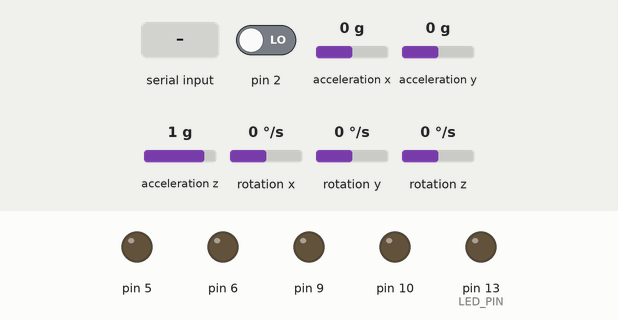
A sketch run on a simulated Arduino Uno, built with avr-gcc and run on an emulated ATmega328P. Shown: output pins drawn as LEDs (lit = HIGH). The test bench sets the inputs (shaded band); at power-on: rotation z 0 °/s, pin 2 LOW, acceleration x 0 g, acceleration y 0 g, acceleration z 1 g, rotation x 0 °/s, rotation y 0 °/s. The sensor or clock chip raises its interrupt line as the real part does; what the sketch prints to the serial monitor is not drawn.

Above: at 0.6 s.
At 17.7 s:
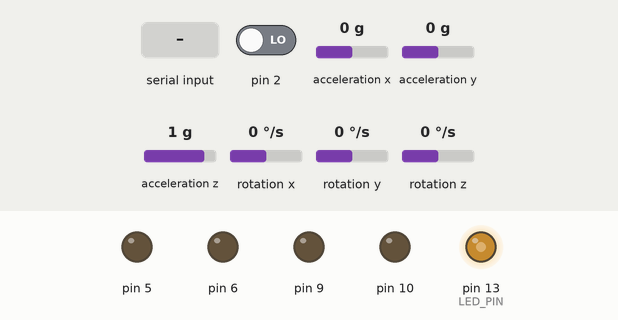
17.8 s: rotation z set to -192 °/s
20.8 s: byte 119 ('w') received over Serial
At 23.34 s:
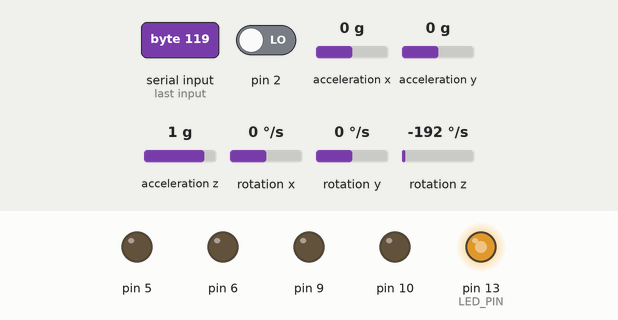
23.8 s: "w\n" received over Serial
26.8 s: byte 97 ('a') received over Serial
Timing chart, 0 to 30.8 s (numbered marks = the images above; inputs shaded):
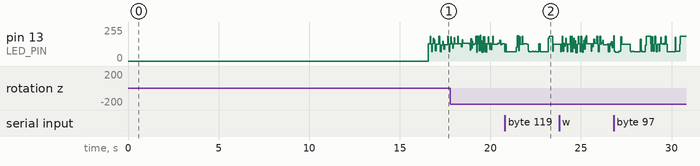

The sketch:

beagleBoxMainTesteGiro.ino
```cpp
/*
  Controle BeagleBox
  Funcionalidades:
  #Ultrassom
  #Encoder
  #PWM
  #Acelerometro/Giroscopio (Bussola)
  Pinagem Arduino:
  A0 ----> Analogico Encoder Esquerda
  A1 ----> Analogico Encoder Direita
  A2 ---->
  A3 ---->
  A4 ----> SCA MPU6050
  A5 ----> SCL MPU6050
  A6 ---->
  A7 ---->
  D00 ---> TX
  D01 ---> RX
  D02 ---> Interrupção do MPU6050
  D03 ---> Interrupção do EncoderEsquerda
  D04 ---> Ultrassom Esquerda
  D05 ---> Motor Dianteiro Esquerda
  D06 ---> Motor Traseiro Esquerda
  D07 ---> Ultrassom Direita
  D08 --->
  D09 ---> Motor Dianteiro Direita
  D10 ---> Motor Traseiro Direita
  D11 ---> Encoder Direita
  D12 ---> Ultrassom Centro
  D13 --->
*/
//===========================================================================
//Bibliotecas
//===========================================================================

//BUSSOLA
#include "I2Cdev.h"
#include "MPU6050_6Axis_MotionApps20.h"
#if I2CDEV_IMPLEMENTATION == I2CDEV_ARDUINO_WIRE
#include "Wire.h"
#endif

//===========================================================================
//Constantes
//===========================================================================

#define LED_PIN 13
#define intervaloCalibracao 16000

//===========================================================================
//Variaveis
//===========================================================================

int dadoSerial = 'i';
//inidicação de atividade
bool blinkState = false;

float bussola = 0;

char orientacao = 'I';

//INTERVALOS DE LEITURA DOS SINAIS
const unsigned long orientacaoIntervalo = 10;
const unsigned long serialIntervalo = 200;

//TIMERS PARA REPETIR A LEITURA DO SINAL
unsigned long orientacaoTimer;
unsigned long serialTimer;


//===========================================================================
//Funções
//===========================================================================

/*Algoritmo
  wavefront                 ALGORITMO DE RESOLUÇÃO DO MAPA
*/
/*Bussola
  orientacao                LOOP DA BUSSOLA QUE INFORMA A ORIENTACAO DO ROBO
*/
/*Encoder
  distanciaPercorrida       DISTANCIA QUE O ROBO ANDOU EM (cm)
*/
/*PWM
  movimento                 CONTROLE DE ACIONAMENTO DOS MOTORES
  velocidade                CONTROLE DE VELOCIDADE
  controle                  AÇÃO DO ROBO
*/
/*Ultrassom
  leituraUltrassom
*/

//===========================================================================
//Rotina de Leitura dos Sensores
//===========================================================================

void leituraSensores(){
  if ((millis() - orientacaoTimer) >= orientacaoIntervalo) {
    leituraOrientacao();
    rosaDosVentos();
  }//fim da leitura

}

//===========================================================================
//Serial Debug
//===========================================================================

void serialDebug() {
  Serial.print(bussola);
  Serial.print("\t");
  Serial.println(orientacao);

  serialTimer = millis();
}

//===========================================================================
//Setup
//===========================================================================

void setup() {

  //SERIAL
  Serial.begin(115200); // Comunicação com a Rasp
  //INICIALIZAÇÃO DOS SENSORES
  Serial.println("  ");
  Serial.println("Inicializando Sensores...");
  setupBussola();
  Serial.println("\tBussola Inicializado.");
  setupPWMControl();
  Serial.println("\tPWMControl Inicializado.");


  //LED de indicação de atividade
  pinMode(LED_PIN, OUTPUT);

  //intervalo de calibração dos sensores
  Serial.println("Calibrando Sensores...");
  while (millis() < intervaloCalibracao) {};
  Serial.println("\tPRONTO!");
  leituraOrientacao();
  delay(500);
  leituraOrientacao();

  //tempo que foi chamado
  orientacaoTimer = millis();
  serialTimer = millis();

}

//===========================================================================
//Loop
//===========================================================================

void loop() {

  leituraSensores();

  if(dadoSerial == 'w'){
    Serial.print("w ");
    girar('ESQUERDA','L');}
  else if(dadoSerial == 'a'){
    Serial.print("a ");
    girar('ESQUERDA','S');}
  else if(dadoSerial == 'x'){
    Serial.print("x ");
    girar('ESQUERDA','O');}
  else if(dadoSerial == 'd'){
    Serial.print("d ");
    girar('ESQUERDA','N');}
  else if(dadoSerial == 't'){
    Serial.print("t ");
    girar('DIREITA','O');}
  else if(dadoSerial == 'f'){
    Serial.print("f ");
    girar('DIREITA','S');}
  else if(dadoSerial == 'b'){
    Serial.print("b ");
    girar('DIREITA','L');}
  else if(dadoSerial == 'h'){
    Serial.print("h ");
    girar('DIREITA','N');}
  else if(dadoSerial == 'o'){
    Serial.print("o ");
    girar('MEIAVOLTA','O');}
  else if(dadoSerial == 'p'){
    Serial.print("p ");
    girar('MEIAVOLTA','L');}

  controle('s');

  // if ((millis() - serialTimer) >= serialIntervalo) {
   serialDebug();
  // }//fim da leitura


  //LED para indicar atividade
  blinkState = !blinkState;
  digitalWrite(LED_PIN, blinkState);
}

void serialEvent() {
  while (Serial.available()) {
    dadoSerial = Serial.read();
  }
}
```

mainAlgoritmoTesteGiro.ino
```cpp
// //===========================================================================
// //Constantes
// //===========================================================================

// #define linhas 8
// #define colunas 8
// //===========================================================================
// //Variaveis
// //===========================================================================
// int numeroDaRota;

// int mapa[linhas][colunas] = {{0, 0, 0, 0, 0, 0, 0},
//   {0, 5, 4, 3, 2, 1, 0},
//   {0, 6, 5, 4, 3, 2, 0},
//   {0, 0, 6, 5, 4, 3, 0},
//   {0, 8, 7, 0, 0, 0, 0},
//   {0, 9, 8, 0, 0, 0, 0},
//   {0, 255, 9, 0, 0, 0, 0},
//   {0, 0, 0, 0, 0, 0, 0}
// };

// //===========================================================================
// //Funções
// //===========================================================================
void rosaDosVentos() {
  if (bussola > -1 && bussola < 1) {
    orientacao = 'N';
  }
  else if (bussola > 89 && bussola < 91) {
    orientacao = 'L';
  }
  else if ((bussola > 179 && bussola < 180) || (bussola < -179 && bussola > -180)) {
    orientacao = 'S';
  }
  else if (bussola < -89 && bussola > -91) {
    orientacao = 'O';
  }
  else {
    orientacao = 'Z';
  }
}

// void calculoNumeroDaRota () {
//   for (int i = 0; i < linhas; i++) {
//     for (int j = 0; j < colunas; j++) {
//       if (mapa[i][j] > numeroDaRota && mapa[i][j] != 255) numeroDaRota = mapa[i][j];
//     }
//   }
// }

// void posicaoRobo() {
//   for (int i = 0; i < linhas; i++) {
//     for (int j = 0; j < colunas; j++) {
//       if (mapa[i][j] == 255) {
//         roboI = i;
//         roboJ = j;
//         break;
//       }
//     }
//   }
// }

// void wavefront() {
//   if (numeroDaRota < 1){
//     controle('s');
//     // Serial.print("Cheguei ao destino.");
//     while(1);
//   }
//   else {
//     rosaDosVentos();
//     switch (orientacao) {
//       case 'N':
//         if (mapa[roboI - 1][roboJ] == numeroDaRota ) {
//           // Serial.print("In: wavefront N frente  \t");
//           moverParaFrente();
//         }
//         else if (mapa[roboI][roboJ + 1] == numeroDaRota) {
//           // Serial.print("In: wavefront N girar D  \t");
//           girar('D');
//         }
//         else if (mapa[roboI][roboJ - 1] == numeroDaRota) {
//           girar('E');
//         }
//         else if (mapa[roboI + 1][roboJ] == numeroDaRota) {
//           girar('T');
//         }
//         break;
//       case 'S':
//         if (mapa[roboI + 1][roboJ] == numeroDaRota ) {
//           moverParaFrente();
//         }
//         else if (mapa[roboI][roboJ - 1] == numeroDaRota) {
//           girar('D');
//         }
//         else if (mapa[roboI][roboJ + 1] == numeroDaRota) {
//           girar('E');
//         }
//         else if (mapa[roboI + 1][roboJ] == numeroDaRota) {
//           girar('T');
//         }
//         break;

//       case 'L':
//         if (mapa[roboI][roboJ + 1] == numeroDaRota ) {
//           sSerial.print("In: wavefront L frente  \t");
//           moverParaFrente();
//         }
//         else if (mapa[roboI + 1][roboJ] == numeroDaRota) {
//           girar('D');
//         }
//         else if (mapa[roboI - 1][roboJ] == numeroDaRota) {
//           girar('E');
//         }
//         else if (mapa[roboI][roboJ - 1] == numeroDaRota) {
//           girar('T');
//         }
//         break;

//       case 'O':
//         if (mapa[roboI][roboJ - 1] == numeroDaRota ) {
//           moverParaFrente();
//         }
//         else if (mapa[roboI - 1][roboJ] == numeroDaRota) {
//           girar('D');
//         }
//         else if (mapa[roboI + 1][roboJ] == numeroDaRota) {
//           girar('E');
//         }
//         else if (mapa[roboI][roboJ + 1] == numeroDaRota) {
//           girar('T');
//         }
//         break;

//       default: rosaDosVentos();
//     }
//   }
// }

// void setupAlgoritmo() {
//   rosaDosVentos();
//   calculoNumeroDaRota();
//   posicaoRobo();
// }
```

mainBussolaTesteGiro.ino
```cpp
MPU6050 mpu;
#define OUTPUT_READABLE_YAWPITCHROLL


// MPU control/status vars
bool dmpReady = false;  // set true if DMP init was successful
uint8_t mpuIntStatus;   // holds actual interrupt status byte from MPU
uint8_t devStatus;      // return status after each device operation (0 = success, !0 = error)
uint16_t packetSize;    // expected DMP packet size (default is 42 bytes)
uint16_t fifoCount;     // count of all bytes currently in FIFO
uint8_t fifoBuffer[64]; // FIFO storage buffer

// orientation/motion vars
Quaternion q;           // [w, x, y, z]         quaternion container
VectorInt16 aa;         // [x, y, z]            accel sensor measurements
VectorInt16 aaReal;     // [x, y, z]            gravity-free accel sensor measurements
VectorInt16 aaWorld;    // [x, y, z]            world-frame accel sensor measurements
VectorFloat gravity;    // [x, y, z]            gravity vector
float euler[3];         // [psi, theta, phi]    Euler angle container
float ypr[3];           // [yaw, pitch, roll]   yaw/pitch/roll container and gravity vector

// packet structure for InvenSense teapot demo
uint8_t teapotPacket[14] = { '$', 0x02, 0,0, 0,0, 0,0, 0,0, 0x00, 0x00, '\r', '\n' };

// ================================================================
// ===               INTERRUPT DETECTION ROUTINE                ===
// ================================================================

volatile bool mpuInterrupt = false;     // indicates whether MPU interrupt pin has gone high
void dmpDataReady() {
    mpuInterrupt = true;
}

// ================================================================
// ===                      INITIAL SETUP                       ===
// ================================================================

void setupBussola() {
    // join I2C bus (I2Cdev library doesn't do this automatically)
    #if I2CDEV_IMPLEMENTATION == I2CDEV_ARDUINO_WIRE
        Wire.begin();
        TWBR = 24; // 400kHz I2C clock (200kHz if CPU is 8MHz)
    #elif I2CDEV_IMPLEMENTATION == I2CDEV_BUILTIN_FASTWIRE
        Fastwire::setup(400, true);
    #endif

    mpu.initialize();
    devStatus = mpu.dmpInitialize();

    // supply your own gyro offsets here, scaled for min sensitivity
    mpu.setXGyroOffset(220);
    mpu.setYGyroOffset(76);
    mpu.setZGyroOffset(13);
    mpu.setZAccelOffset(1688); // 1688 factory default for my test chip

    // make sure it worked (returns 0 if so)
    if (devStatus == 0) {
        mpu.setDMPEnabled(true);

        // enable Arduino interrupt detection
        //Serial.println(F("Enabling interrupt detection (Arduino external interrupt 0)..."));
        attachInterrupt(0, dmpDataReady, RISING);
        mpuIntStatus = mpu.getIntStatus();

        // set our DMP Ready flag so the main loop() function knows it's okay to use it
        //Serial.println(F("DMP ready! Waiting for first interrupt..."));
        dmpReady = true;

        // get expected DMP packet size for later comparison
        packetSize = mpu.dmpGetFIFOPacketSize();
    } else {

        Serial.print(devStatus);
        Serial.println(F(")"));
    }

}

// ================================================================
// ===                    MAIN PROGRAM LOOP                     ===
// ================================================================

int leituraOrientacao() {
    // if programming failed, don't try to do anything
    if (!dmpReady) return 0;

    // wait for MPU interrupt or extra packet(s) available
    while (!mpuInterrupt && fifoCount < packetSize) {

    }

    // reset interrupt flag and get INT_STATUS byte
    mpuInterrupt = false;
    mpuIntStatus = mpu.getIntStatus();

    // get current FIFO count
    fifoCount = mpu.getFIFOCount();

    // check for overflow (this should never happen unless our code is too inefficient)
    if ((mpuIntStatus & 0x10) || fifoCount == 1024) {
        // reset so we can continue cleanly
        mpu.resetFIFO();
        //Serial.println(F("FIFO overflow!"));

    // otherwise, check for DMP data ready interrupt (this should happen frequently)
    } else if (mpuIntStatus & 0x02) {
        // wait for correct available data length, should be a VERY short wait
        while (fifoCount < packetSize) fifoCount = mpu.getFIFOCount();

        // read a packet from FIFO
        mpu.getFIFOBytes(fifoBuffer, packetSize);

        // track FIFO count here in case there is > 1 packet available
        // (this lets us immediately read more without waiting for an interrupt)
        fifoCount -= packetSize;


        #ifdef OUTPUT_READABLE_YAWPITCHROLL
            // display Euler angles in degrees
            mpu.dmpGetQuaternion(&q, fifoBuffer);
            mpu.dmpGetGravity(&gravity, &q);
            mpu.dmpGetYawPitchRoll(ypr, &q, &gravity);
            bussola = (ypr[0] * 180/M_PI);
            //if (x < 0){bussola = 360 + x} // Converter leitura para 0 e 360
        #endif

            //Adicionando por causa do Timer
            orientacaoTimer = millis();
    }

}
```

mainEncoderTesteGiro.ino
```cpp
// //===========================================================================
// //Constantes
// //===========================================================================

// # define pinoEncoderEsquerda 3
// # define pinoEncoderDireita 11

// //===========================================================================
// //Variaveis
// //===========================================================================

// //Contador do numero de voltas que o encoder realizou
// unsigned int encoderCounter=0;
// //Variaveis para contagem de giros do encoder
// boolean encoderOldValue = true;
// boolean encoderNewValue = true;

// //===========================================================================
// //Funções
// //===========================================================================

// void incrementoEncoder(){
//   encoderCounter++;
// }

// void setupEncoder(){
//   //pinMode(pinoEncoderEsquerda,INPUT);
//   pinMode(pinoEncoderDireita,INPUT);
//   attachInterrupt(1, incrementoEncoder, RISING);
//   //if (digitalRead(pinoEncoderEsquerda) == LOW){encoderOldValue = false;}
// }

// void leituraEncoder(){

//   /*encoderNewValue = digitalRead(pinoEncoderEsquerda);

//   if(digitalRead(pinoEncoderEsquerda) != encoderOldValue ){
//   encoderCounter++;
//   encoderOldValue = encoderNewValue;
//   }*/

//   encoderEsquerda = encoderCounter ; // * 0.508938 para cm
//   //Adicionando por causa do Timer
//   encoderTimer = millis();
// }
```

mainUltrassomTesteGiro.ino
```cpp
// //===========================================================================
// //Constantes
// //===========================================================================

// #define SONAR_NUM 3          //
// #define SONAR_DIREITA 0      // Numero do sensor no array
// #define SONAR_CENTRO 1       // Numero do sensor no array
// #define SONAR_ESQUERDA 2     // Numero do sensor no array
// #define NUMERO_MEDICOES 1
// #define MAX_DISTANCE 300 // Maxima distancia (em cm).
// #define uS1 7 // pino que recebe o ping(trig/echo) ultrassom direita
// #define uS2 12 // pino que recebe o ping(trig/echo) ultrassom centro
// #define uS3 4 // pino que recebe o ping(trig/echo) ultrassom esquerda

// //===========================================================================
// //Variaveis
// //===========================================================================

// NewPing sonar[SONAR_NUM] = {   // Sensor object array.
//   NewPing(uS1, uS1, MAX_DISTANCE), // trig/echo/maxDist
//   NewPing(uS2, uS2, MAX_DISTANCE),
//   NewPing(uS3, uS3, MAX_DISTANCE)
// };

// //===========================================================================
// //Funções
// //===========================================================================
// void setupUltrassom(){}

// void leituraUltrassomDireita() {
//   // Calcula a media entre 10 pulsos e converte o resultado para cm
//   ultrassomDireita = sonar[SONAR_DIREITA].convert_cm(sonar[SONAR_DIREITA].ping_median(NUMERO_MEDICOES));
//   // Atualiza o timer da leitura do ultrassom
//   ultrassomTimer= millis();
// }

// void leituraUltrassomCentro() {
//   // Calcula a media entre 10 pulsos e converte o resultado para cm
//   ultrassomCentro = sonar[SONAR_CENTRO].convert_cm(sonar[SONAR_CENTRO].ping_median(NUMERO_MEDICOES));
// }

// void leituraUltrassomEsquerda() {
//   // Calcula a media entre 10 pulsos e converte o resultado para cm
//   ultrassomEsquerda = sonar[SONAR_ESQUERDA].convert_cm(sonar[SONAR_ESQUERDA].ping_median(NUMERO_MEDICOES));
// }
```

Source omitted: mainPWMControlTesteGiro.ino (3548 bytes)
